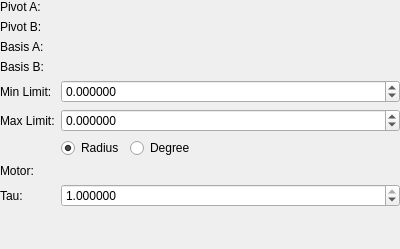
<?xml version="1.0" encoding="UTF-8"?>
<ui version="4.0">
 <class>LimitedHinge</class>
 <widget class="QWidget" name="LimitedHinge">
  <property name="geometry">
   <rect>
    <x>0</x>
    <y>0</y>
    <width>400</width>
    <height>249</height>
   </rect>
  </property>
  <property name="windowTitle">
   <string>Form</string>
  </property>
  <layout class="QFormLayout" name="formLayout">
   <property name="leftMargin">
    <number>0</number>
   </property>
   <property name="topMargin">
    <number>0</number>
   </property>
   <property name="rightMargin">
    <number>0</number>
   </property>
   <property name="bottomMargin">
    <number>0</number>
   </property>
   <item row="0" column="0">
    <widget class="QLabel" name="label">
     <property name="text">
      <string>Pivot A:</string>
     </property>
    </widget>
   </item>
   <item row="0" column="1">
    <widget class="Vec3Setter" name="widgetPivotA" native="true"/>
   </item>
   <item row="1" column="0">
    <widget class="QLabel" name="label_2">
     <property name="text">
      <string>Pivot B:</string>
     </property>
    </widget>
   </item>
   <item row="1" column="1">
    <widget class="Vec3Setter" name="widgetPivotB" native="true"/>
   </item>
   <item row="2" column="0">
    <widget class="QLabel" name="label_3">
     <property name="text">
      <string>Basis A:</string>
     </property>
    </widget>
   </item>
   <item row="2" column="1">
    <widget class="RotationSetter" name="widgetBasisA" native="true"/>
   </item>
   <item row="3" column="0">
    <widget class="QLabel" name="label_4">
     <property name="text">
      <string>Basis B:</string>
     </property>
    </widget>
   </item>
   <item row="3" column="1">
    <widget class="RotationSetter" name="widgetBasisB" native="true"/>
   </item>
   <item row="7" column="0">
    <widget class="QLabel" name="label_7">
     <property name="text">
      <string>Motor:</string>
     </property>
    </widget>
   </item>
   <item row="4" column="0">
    <widget class="QLabel" name="label_6">
     <property name="text">
      <string>Min Limit:</string>
     </property>
    </widget>
   </item>
   <item row="4" column="1">
    <widget class="QDoubleSpinBox" name="spinBoxMin">
     <property name="decimals">
      <number>6</number>
     </property>
     <property name="minimum">
      <double>-9999.000000000000000</double>
     </property>
     <property name="maximum">
      <double>9999.000000000000000</double>
     </property>
    </widget>
   </item>
   <item row="5" column="0">
    <widget class="QLabel" name="label_5">
     <property name="text">
      <string>Max Limit:</string>
     </property>
    </widget>
   </item>
   <item row="5" column="1">
    <widget class="QDoubleSpinBox" name="spinBoxMax">
     <property name="decimals">
      <number>6</number>
     </property>
     <property name="minimum">
      <double>-9999.000000000000000</double>
     </property>
     <property name="maximum">
      <double>9999.000000000000000</double>
     </property>
    </widget>
   </item>
   <item row="6" column="1">
    <layout class="QHBoxLayout" name="horizontalLayout">
     <item>
      <widget class="QRadioButton" name="radioRadius">
       <property name="sizePolicy">
        <sizepolicy hsizetype="Fixed" vsizetype="Fixed">
         <horstretch>0</horstretch>
         <verstretch>0</verstretch>
        </sizepolicy>
       </property>
       <property name="text">
        <string>Radius</string>
       </property>
       <property name="checked">
        <bool>true</bool>
       </property>
      </widget>
     </item>
     <item>
      <widget class="QRadioButton" name="radioDegree">
       <property name="sizePolicy">
        <sizepolicy hsizetype="Fixed" vsizetype="Fixed">
         <horstretch>0</horstretch>
         <verstretch>0</verstretch>
        </sizepolicy>
       </property>
       <property name="text">
        <string>Degree</string>
       </property>
      </widget>
     </item>
     <item>
      <spacer name="horizontalSpacer">
       <property name="orientation">
        <enum>Qt::Horizontal</enum>
       </property>
       <property name="sizeHint" stdset="0">
        <size>
         <width>40</width>
         <height>20</height>
        </size>
       </property>
      </spacer>
     </item>
    </layout>
   </item>
   <item row="7" column="1">
    <widget class="MotorSelector" name="widgetMotor" native="true"/>
   </item>
   <item row="8" column="0">
    <widget class="QLabel" name="label_8">
     <property name="text">
      <string>Tau:</string>
     </property>
    </widget>
   </item>
   <item row="8" column="1">
    <widget class="QDoubleSpinBox" name="spinBoxTau">
     <property name="decimals">
      <number>6</number>
     </property>
     <property name="maximum">
      <double>1.000000000000000</double>
     </property>
     <property name="singleStep">
      <double>0.010000000000000</double>
     </property>
     <property name="value">
      <double>1.000000000000000</double>
     </property>
    </widget>
   </item>
  </layout>
 </widget>
 <customwidgets>
  <customwidget>
   <class>Vec3Setter</class>
   <extends>QWidget</extends>
   <header>vec3setter.h</header>
   <container>1</container>
  </customwidget>
  <customwidget>
   <class>RotationSetter</class>
   <extends>QWidget</extends>
   <header>rotationsetter.h</header>
   <container>1</container>
  </customwidget>
  <customwidget>
   <class>MotorSelector</class>
   <extends>QWidget</extends>
   <header>motorselector.h</header>
   <container>1</container>
  </customwidget>
 </customwidgets>
 <resources/>
 <connections/>
</ui>
